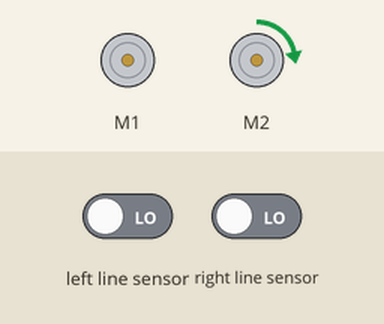
Recording of a program running on a simulated BBC micro:bit (MakeCode). Shown: 2 × DC motor (green arrow = forward, orange = backward, longer = faster). The test bench sets the inputs (shaded band); at power-on: left line sensor LOW, right line sensor LOW.

Above: at 1.2 s.
1.3 s: left line sensor driven HIGH
At 2.3 s:
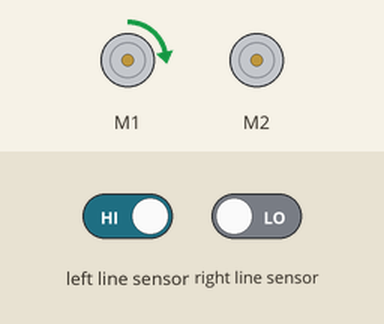
2.8 s: right line sensor driven HIGH
At 3.8 s:
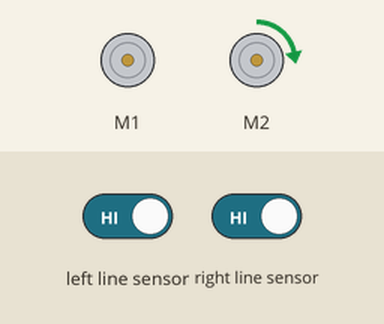
5.8 s: right line sensor driven LOW
At 6.9 s:
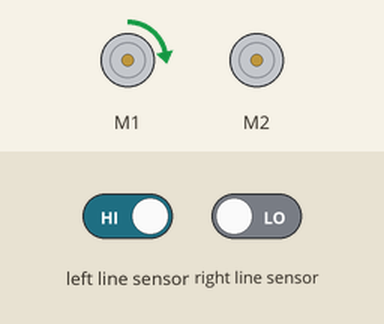
7.3 s: left line sensor driven LOW
At 8.4 s:
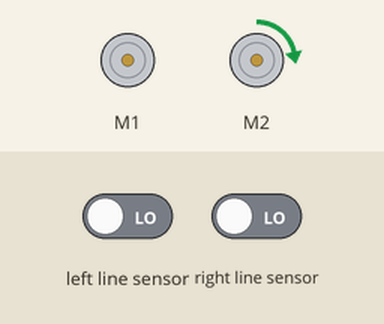
Timing chart, 0 to 11.3 s (numbered marks = the images above; inputs shaded):
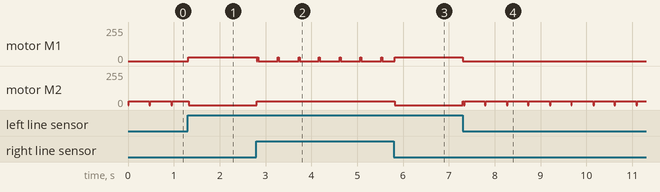

The program:

main.ts
```typescript
basic.forever(function () {
    if (maqueen.readPatrol(maqueen.Patrol.PatrolLeft) == 1) {
        maqueen.motorRun(maqueen.Motors.M1, maqueen.Dir.CW, 30)
    } else {
        maqueen.motorRun(maqueen.Motors.M1, maqueen.Dir.CW, 0)
    }
    if (maqueen.readPatrol(maqueen.Patrol.PatrolRight) == 1) {
        maqueen.motorRun(maqueen.Motors.M2, maqueen.Dir.CW, 30)
    } else {
        maqueen.motorRun(maqueen.Motors.M2, maqueen.Dir.CW, 0)
    }
    if (maqueen.readPatrol(maqueen.Patrol.PatrolLeft) == 1 && maqueen.readPatrol(maqueen.Patrol.PatrolRight) == 0) {
        maqueen.motorRun(maqueen.Motors.M1, maqueen.Dir.CW, 30)
        maqueen.motorRun(maqueen.Motors.M2, maqueen.Dir.CW, 0)
    } else {
        maqueen.motorRun(maqueen.Motors.M2, maqueen.Dir.CW, 30)
        maqueen.motorRun(maqueen.Motors.M1, maqueen.Dir.CW, 0)
    }
})
```

test.ts
```typescript
// aquí va el archivo "tests"; esto no se compilará cuando este paquete se utilice como una extensión.
```

Measured:
- after the input at 1.3 s, motor M1: stopped → forward 30/255 at once
- after the input at 2.8 s, motor M1: forward 30/255 → stopped at once, then repeats every 0.44 s: forward 30/255 0.02 s, stopped 0.42 s; motor M2: stopped → forward 30/255 at once
- after the input at 5.8 s, motor M2: forward 30/255 → stopped at once
- after the input at 7.3 s, motor M1: forward 30/255 → stopped at once; motor M2: stopped → forward 30/255 at once, then repeats every 0.46 s: stopped 0.02 s, forward 30/255 0.44 s
